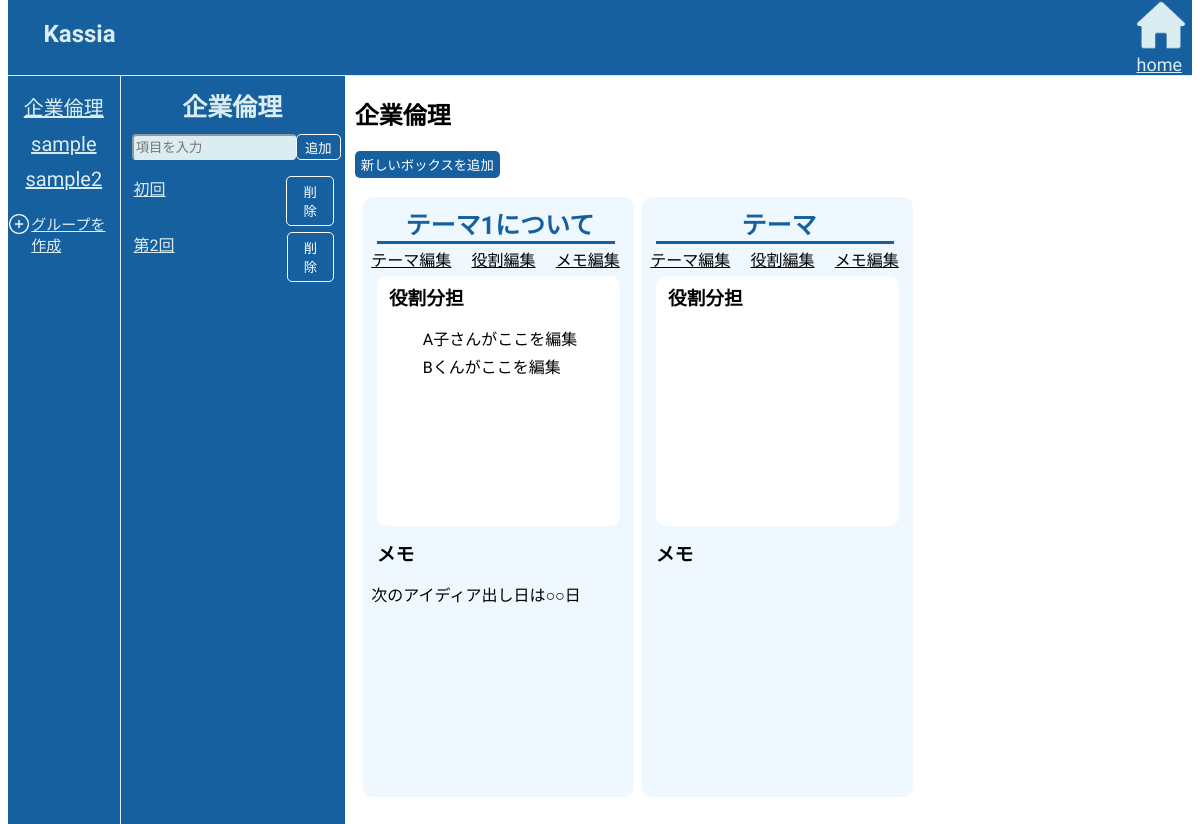
The app's page /group/1 (signed in), older data.
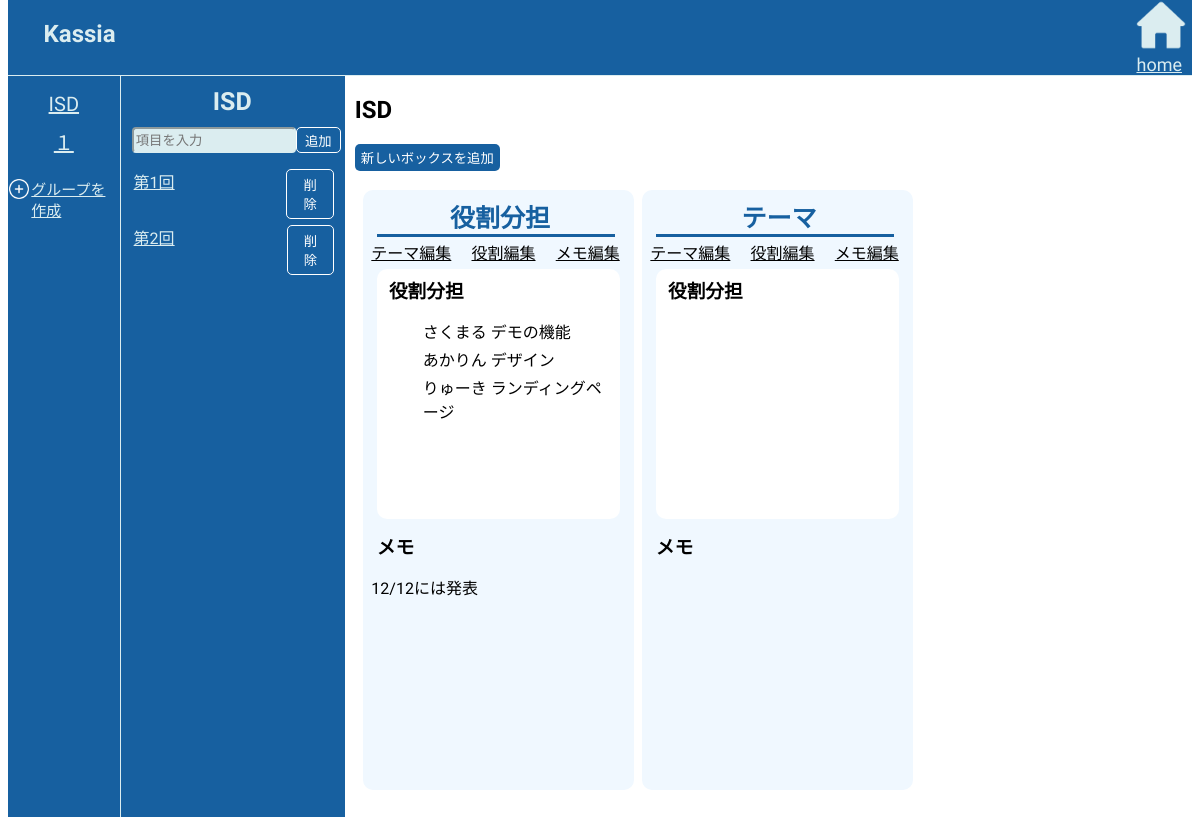
The same page, newer data.
### app.py (models this page shows)
class Group(db.Model):
    id = db.Column(db.Integer, primary_key=True)
    name = db.Column(db.String(10), nullable=False)
    created_at = db.Column(db.DateTime, default=datetime.now(pytz.timezone('Asia/Tokyo')))
    members = db.relationship("User", secondary="user_group", back_populates="groups")
    description = db.Column(db.Text, nullable=True)  # グループの説明
    messages = db.relationship('Message', backref='group', lazy=True)  # メッセージとのリレーション
    roles = db.Column(db.Text, nullable=True)  # 役割分担

class Item(db.Model):
    id = db.Column(db.Integer, primary_key=True)
    title = db.Column(db.String(255), nullable=False)
    group_id = db.Column(db.Integer, db.ForeignKey('group.id'), nullable=False)
    group = db.relationship('Group', backref=db.backref('items', lazy=True))
    themes = db.relationship('Theme', backref='related_item', lazy=True)  # 'item' から 'related_item' に変更

class Message(db.Model):
    id = db.Column(db.Integer, primary_key=True)
    content = db.Column(db.Text, nullable=False)
    created_at = db.Column(db.DateTime, default=datetime.now(pytz.timezone('Asia/Tokyo')))
    group_id = db.Column(db.Integer, db.ForeignKey('group.id'), nullable=False)
    user_id = db.Column(db.Integer, db.ForeignKey('user.id'), nullable=False)

### app.py (the view, shortened to what this page needs)
@app.route('/group/<int:group_id>', methods=['GET', 'POST'])
@login_required
def group_page(group_id):
    group = Group.query.get_or_404(group_id)
    user_groups = current_user.groups  # 現在のユーザーが所属するグループを取得
    items = Item.query.filter_by(group_id=group_id).all()  # グループに関連するアイテムを取得
    members=group.members
    group.roles = group.roles or ""
    for item in items:
        item.themes  # これで関連するテーマを取得可能
    return render_template('group.html', group=group,members=members, groups=user_groups, items=items)

### app.py (called while the page is built)
@login_manager.user_loader #これは書くだけで大丈夫そう(?)
def load_user(user_id):
    return User.query.get(int(user_id))

### templates/group.html (shortened to what this page needs)
{% extends "base.html" %}
{% block content %}
<form action="/group/{{ group.id }}" method="POST">
    <nav class="navbar">
        <h1>Kassia</h1>
        <div class="home">
            <a href="/" class="a-img"><img src="{{ url_for('static', filename='home_img.png') }}" alt="home" width="50px" height="50px"></a>
            <br>
            <a href="/" class="home-name">home</a>
        </div>
    </nav>
<div class="content">
    <div class="app">
        {% if groups %}
        <ul>
                {% for group in groups %}
                    <li class="group-list"><a href="/group/{{ group.id }}">{{ group.name }}</a></li>
                {% endfor %}
        </ul>
        {% else %}
        <p>まだグループに所属していません。</p>
        {% endif %}
        <div class="app-creation">
            <a href="/create_group"><img src="{{ url_for('static', filename='creation_img.png') }}" alt="" width="20px" height="20px"></a>
            <a href="/create_group" type="button" class="creation" class="group-creation">グループを作成</a>
        </div>
    </div>
    <div class="item-p">
        <h3>{{ group.name }}</h3>
        <div class="item-grid">
        <input type="text" name="item_title" placeholder="項目を入力" class="item-btn" id="addItemInput">
        <button type="submit" id="addItemBtn">追加</button>
        </div>
        {% if items %}
        <ul class="item-ul">
            {% for item in items %}
            <li id="item-{{ item.id }}" class="item">
                <div class="item-corner">
                <a href="/item/{{ item.id }}" class="item-link">{{ item.title }}</a>
                <form action="/group/{{ group.id }}/delete/{{ item.id }}" method="POST" style="display:inline;" class="item-form">
                    <button type="submit" class="btn-delete">削除</button>
                </form>
                </div>
            </li>
            {% endfor %}
        </ul>
        {% else %}
        <p>まだ項目がありません。</p>
        {% endif %}
    </div>
    <div class="board">
        <h2>{{ group.name }}</h2>
    <button id="addBoxBtn" class="btn">新しいボックスを追加</button>
    <br><br>
    <div class="box-area">
        <div class="box-box">
            <h3 class="box-title"><div class=theme>{{ group.description }}</div></h3>
            <br>
            <a href="{{ url_for('edit_group_content', group_id=group.id, target='テーマ') }}" class="edit">テーマ編集</a>
            <a href="{{ url_for('edit_group_content', group_id=group.id, target='役割') }}" class="edit">役割編集</a>
            <a href="{{ url_for('edit_group_content', group_id=group.id, target='メモ') }}" class="edit">メモ編集</a>
            <div class="role">
                <h3 class="role-title">役割分担</h3>
                <div class="role-role">
                    <ul>
                        {% for role in group.roles.split(',') %}
                            <li>{{ role }}</li>
                        {% endfor %}
                    </ul>
                </div>
            </div>
            <div class="memo">
                <h3 class="role-title">メモ</h3>
                <div class="memo-memo">
                    {% for message in group.messages %}
                        <p>{{ message.content }}</p>
                    {% endfor %}
                </div>
            </div>
        </div>
        <div class="box-box">
            <h3 class="box-title"><div class=theme>テーマ</div></h3>
            <br>
            <a href="{{ url_for('edit_group_content', group_id=group.id, target='テーマ') }}" class="edit">テーマ編集</a>
            <a href="{{ url_for('edit_group_content', group_id=group.id, target='役割') }}" class="edit">役割編集</a>
            <a href="{{ url_for('edit_group_content', group_id=group.id, target='メモ') }}" class="edit">メモ編集</a>
            <div class="role">
                <h3 class="role-title">役割分担</h3>
            </div>
            <div class="memo">
                <h3 class="role-title">メモ</h3>
            </div>
        </div>
    </div>
    </div>
</div>
</form>
{% endblock %}

### templates/base.html (shortened to what this page needs)
<!DOCTYPE html>
<html lang="ja">
<head>
    <link href="{{url_for('static', filename='style.css')}}" rel="stylesheet" type="text/css">
</head>
<body>
    {% block content%}
    {% endblock %}
</body>
</html>

### static/style.css (style rules this page uses)
body { margin-top:0; font-family: Zen Maru Gothic; }
.creation { font-size:15px; color: #dbedf0; }
.app-creation { display: flex; }
.app-creation img { margin:5% 0; }
.app-creation a { margin:5% 1%; }
.navbar { margin-top: 0; background-color: #1760a0; display: inline-block; width:100%; border-bottom:solid 1px #dbedf0; display: flex; }
.navbar h1 { margin-left: 3%; color: #dbedf0; width:30%; }
.home { width:70%; margin-left:30%; }
.navbar a { color:#dbedf0; font-size: 18px; margin-left:90% }
.content { display: flex; height:300vh; width:100%; }
li { list-style: none; }
.app { width:10%; background-color: #1760a0; border-right:solid 1px #dbedf0; }
.item-p { width:20%; background-color: #1760a0; border-right: solid 1px #1760a0; }
.item-p h3 { font-size:25px; margin:5% 1%; }
.item { width: 100%; background-color: #1760a0; border-right: solid 1px #1760a0; }
.item-corner { display: flex; margin-top:3%; }
.item-link { width:80%; color:#dbedf0 }
.item-ul { padding-left:3px; margin-left:10px; margin-right:10px; }
.board { width:75%; }
button#addItemBtn { margin:5%; width:90%; color:#dbedf0; background-color: #1760a0; border:solid 1px #dbedf0; border-radius: 5px; margin-top: 0; font-size: 20px; }
button#addItemBtn { margin: 0%; width: 20%; color: #ffffff; background-color: #1760a0; border: solid 1.5px #ffffff; border-radius: 5px; margin-top: 0; font-size: 10pt; font-weight: 400; font-family: Zen Maru Gothic; }
.btn-delete { margin-left: 70%; }
.item-btn { margin-top:0; margin-left: 5%; margin-right: 0; width:70%; background-color: #dbedf0; border-radius: 4px; cursor: auto; min-width: 10pt; display: flex; justify-content: center; font-family: Zen Maru Gothic; transition: all 0.1s ease-out; font-weight: 500; }
.item-grid { display: flex; }
h3 { color:#dbedf0; text-align: center; }
.group-list { margin-top: 10%; list-style: none; font-size: 15px; }
.btn-delete { background-color:#1760a0; color: white; border: solid #fff 1.5px; padding: 5px 10px; cursor: pointer; border-radius: 3px; margin-left:0; border-radius: 5px; font-family: Zen Maru Gothic; }
.app ul { padding-left:0; }
.group-list { text-align: center; list-style: none; font-size: 20px; }
.group-list a { color: #dbedf0; }
.box-box { height:600px; background-color: aliceblue; border-radius: 10px; margin-left:3%; }
.role { height:250px; background-color: #fff; border-radius: 10px; margin-left: 5%; margin-right: 5%; }
.box-title { color:#1760a0; font-weight: 700; font-size: 25px; margin-bottom: 1%; display: inline-block; padding-left: 3%; margin-left:5%; margin-top:3%; width:85%; border-bottom:solid #1760a0; display: inline-block; }
.role-title { margin-top:5px; color:black; text-align: left; margin-left:5%; padding-top:3%; margin-bottom: 0; }
a.edit { margin-left:30px; margin:2% 3%; color:black }
.role li { margin:2% 3%; }
.memo-memo { margin:0 3%; }
.box-area { display: grid; grid-template-columns: 1fr 1fr 1fr; }
input { height:20px; background-color:aliceblue; border-color: #dbedf0; color:#072a49; }
.btn { background-color: #1760a0; height:27px; font-weight: 400; border: none; color:#fff; font-family: Zen Maru Gothic; border-radius: 5px; }
.board { margin-left:10px; }

Row changes from the older to the newer data that the page shows:
removed Group: name "企業倫理", description "テーマ1について"
removed Group: name "sample"
removed Group: name "sample2"
removed Message: content "次のアイディア出し日は○○日"
added Group: name "ISD", description "役割分担"
added Group: name "１"
changed Item (number 1 of 2 on the later page): title "初回" → "第1回"
added Message: content "12/12には発表"
Text that changed along with them:
new list line: "さくまる デモの機能"
new list line: "あかりん デザイン"
new list line: "りゅーき ランディングページ"
list line gone: "A子さんがここを編集"
list line gone: "Bくんがここを編集"
